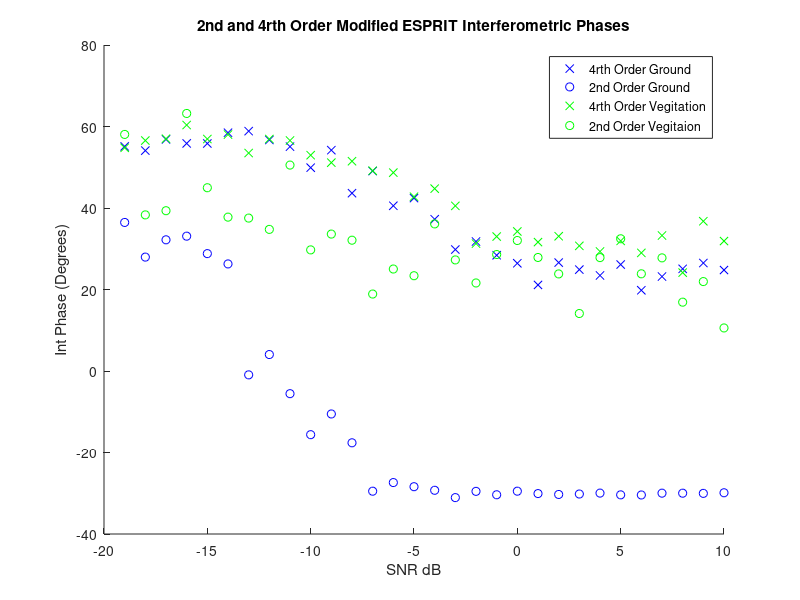
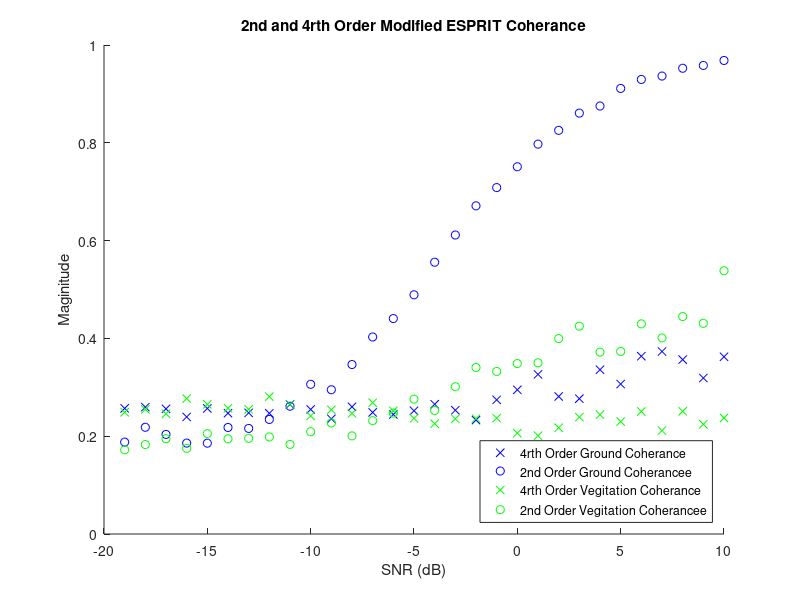

The MATLAB script that drew these images, in order:
%% Afric_Sim_test_ESPRIT
clc;clear;
%% Initializations
alpha = 1; %ground weighting factor
beta = 1;   %veg weighting factor
%
Pol_ground = [1;-1;0]./sqrt(2);
Pol_vegitation = [1;1;1]./sqrt(3);

ground_offset = 30*pi/180; % ground interferomitry offset
vegitation_offset = 50*pi/180;    % veg interferomitry offset
%
Averaged_samples = 100;
Window = 49;    %size of window
SNR_samples = 30;
%
ground_phase_4=zeros(SNR_samples,1); 
ground_mag_4=zeros(SNR_samples,1); 
ground_phase_2=zeros(SNR_samples,1); 
ground_mag_2=zeros(SNR_samples,1); 

vegitation_phase_4=zeros(SNR_samples,1);
vegitation_mag_4=zeros(SNR_samples,1);
vegitation_phase_2=zeros(SNR_samples,1);
vegitation_mag_2=zeros(SNR_samples,1);
%
SNR = zeros(1,SNR_samples);
%% Matrix Construction
for SNR_sample = 1:SNR_samples;
    
    SNR(SNR_sample)=SNR_sample-20;
    Noise = (10^(-SNR(SNR_sample)/20))/sqrt(3);
    
    for unusedvariable = 1:Averaged_samples
        
        g =  Pol_ground*(sqrt(-2*log(1-rand(1,Window))).*exp(1i*2*pi*rand(1,Window)));
        v =  Pol_vegitation*(sqrt(-2*log(1-rand(1,Window))).*exp(1i*2*pi*rand(1,Window)));
        
        s1 = alpha*g + beta*v;
        s2 = alpha*exp(1i*ground_offset)*g + beta*exp(1i*vegitation_offset)*v;
        
        s1_Noise = s1 + Noise*sqrt(-2*log(1-rand(3,Window))).*exp(1i*2*pi*rand(3,Window));
        s2_Noise = s2 + Noise*sqrt(-2*log(1-rand(3,Window))).*exp(1i*2*pi*rand(3,Window));
        
        
        %% Cumulant Algorithm
        S1_4=[s1_Noise(1,:).*s1_Noise(1,:)
            s1_Noise(2,:).*s1_Noise(2,:)
            s1_Noise(3,:).*s1_Noise(3,:)
            s1_Noise(1,:).*s1_Noise(2,:)
            s1_Noise(1,:).*s1_Noise(3,:)
            s1_Noise(2,:).*s1_Noise(3,:)];
        
        S2_4=[s2_Noise(1,:).*s2_Noise(1,:)
            s2_Noise(2,:).*s2_Noise(2,:)
            s2_Noise(3,:).*s2_Noise(3,:)
            s2_Noise(1,:).*s2_Noise(2,:)
            s2_Noise(1,:).*s2_Noise(3,:)
            s2_Noise(2,:).*s2_Noise(3,:)];
        
        R1_4 = S1_4*S1_4'/Window;
        R2_4 = S1_4*S2_4'/Window;
                
        [eigenvec_4,eigenval_4] = eig(pinv(R1_4)*R2_4);
        
        [~,srt_4]=sort(angle(diag(eigenval_4)),'descend');
        
        Leig_copol = abs(eigenvec_4(1,srt_4(1)))^2 + abs(eigenvec_4(2,srt_4(1)))^2;
        SLeig_copol = abs(eigenvec_4(1,srt_4(2)))^2 + abs(eigenvec_4(2,srt_4(2)))^2;
        
        if (Leig_copol >= SLeig_copol)
            
            ground_phase_4(SNR_sample) = ground_phase_4(SNR_sample) + 0.5*angle(eigenval_4(srt_4(1),srt_4(1)))/Averaged_samples;
            ground_mag_4(SNR_sample) = ground_mag_4(SNR_sample) + abs(eigenval_4(srt_4(1),srt_4(1)))/Averaged_samples;
            
            vegitation_phase_4(SNR_sample) = vegitation_phase_4(SNR_sample) + 0.5*angle(eigenval_4(srt_4(2),srt_4(2)))/Averaged_samples;
            vegitation_mag_4(SNR_sample) = vegitation_mag_4(SNR_sample) + abs(eigenval_4(srt_4(2),srt_4(2)))/Averaged_samples;
            
        else
            
            ground_phase_4(SNR_sample) = ground_phase_4(SNR_sample) + 0.5*angle(eigenval_4(srt_4(2),srt_4(2)))/Averaged_samples;
            ground_mag_4(SNR_sample) = ground_mag_4(SNR_sample) + abs(eigenval_4(srt_4(2),srt_4(2)))/Averaged_samples;
            
            vegitation_phase_4(SNR_sample) = vegitation_phase_4(SNR_sample) + 0.5*angle(eigenval_4(srt_4(1),srt_4(1)))/Averaged_samples;
            vegitation_mag_4(SNR_sample) = vegitation_mag_4(SNR_sample) + abs(eigenval_4(srt_4(1),srt_4(1)))/Averaged_samples;
            
        end
        %% ESPRIT Algorithm
        S1_2 = [s1_Noise(1,:)
            s1_Noise(2,:)
            s1_Noise(3,:)];
        
        S2_2 = [s2_Noise(1,:)
            s2_Noise(2,:)
            s2_Noise(3,:)];
        
        R1_2 = S1_2*S1_2'/Window;
        R2_2 = S1_2*S2_2'/Window;
        
       [eigenvec_2,eigenval_2] = eig(pinv(R1_2)*R2_2);
        
        [~,srt_2]=sort(angle(diag(eigenval_2)),'descend');
        
        Leig_copol = abs(eigenvec_2(1,srt_2(1)))^2 + abs(eigenvec_2(2,srt_2(1)))^2;
        SLeig_copol = abs(eigenvec_2(1,srt_2(2)))^2 + abs(eigenvec_2(2,srt_2(2)))^2;
        
        if (Leig_copol >= SLeig_copol)
            
            ground_phase_2(SNR_sample) = ground_phase_2(SNR_sample) + angle(eigenval_2(srt_2(1),srt_2(1)))/Averaged_samples;
            ground_mag_2(SNR_sample) = ground_mag_2(SNR_sample) + abs(eigenval_2(srt_2(1),srt_2(1)))/Averaged_samples;
            
            vegitation_phase_2(SNR_sample) = vegitation_phase_2(SNR_sample) + angle(eigenval_2(srt_2(2),srt_2(2)))/Averaged_samples;
            vegitation_mag_2(SNR_sample) = vegitation_mag_2(SNR_sample) + abs(eigenval_2(srt_2(2),srt_2(2)))/Averaged_samples;
            
        else
            
            ground_phase_2(SNR_sample) = ground_phase_2(SNR_sample) + angle(eigenval_2(srt_2(2),srt_2(2)))/Averaged_samples;
            ground_mag_2(SNR_sample) = ground_mag_2(SNR_sample) + abs(eigenval_2(srt_2(2),srt_2(2)))/Averaged_samples;
            
            vegitation_phase_2(SNR_sample) = vegitation_phase_2(SNR_sample) + angle(eigenval_2(srt_2(1),srt_2(1)))/Averaged_samples;
            vegitation_mag_2(SNR_sample) = vegitation_mag_2(SNR_sample) + abs(eigenval_2(srt_2(1),srt_2(1)))/Averaged_samples;
            
        end
        
    end
end
%% Plotting Results

figure(1);
title('2nd and 4rth Order Modified ESPRIT Interferometric Phases');
xlabel('SNR dB');ylabel('Int Phase (Degrees)');
hold on;
plot(SNR,ground_phase_4*180/pi,'bx');
plot(SNR,ground_phase_2*180/pi,'bo');
plot(SNR,vegitation_phase_4*180/pi,'gx');
plot(SNR,vegitation_phase_2*180/pi,'go');
legend('4rth Order Ground','2nd Order Ground','4rth Order Vegitation','2nd Order Vegitaion','Location','northeast')
hold off

figure(2)
title('2nd and 4rth Order Modified ESPRIT Coherance');
xlabel('SNR (dB)');ylabel('Maginitude')
hold on;
plot(SNR,ground_mag_4,'bx');
plot(SNR,ground_mag_2,'bo');
plot(SNR,vegitation_mag_4,'gx');
plot(SNR,vegitation_mag_2,'go');
legend('4rth Order Ground Coherance','2nd Order Ground Coherancee','4rth Order Vegitation Coherance','2nd Order Vegitation Coherancee','Location','southeast');
hold off;
